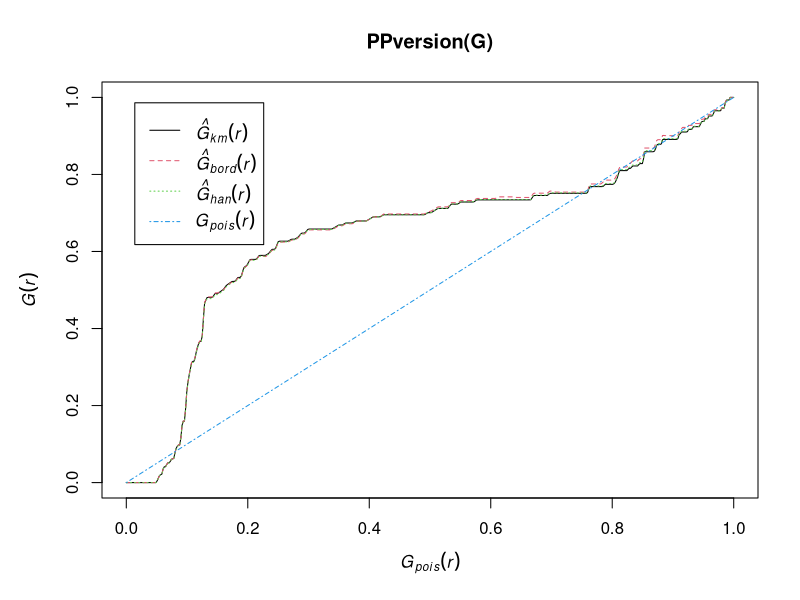
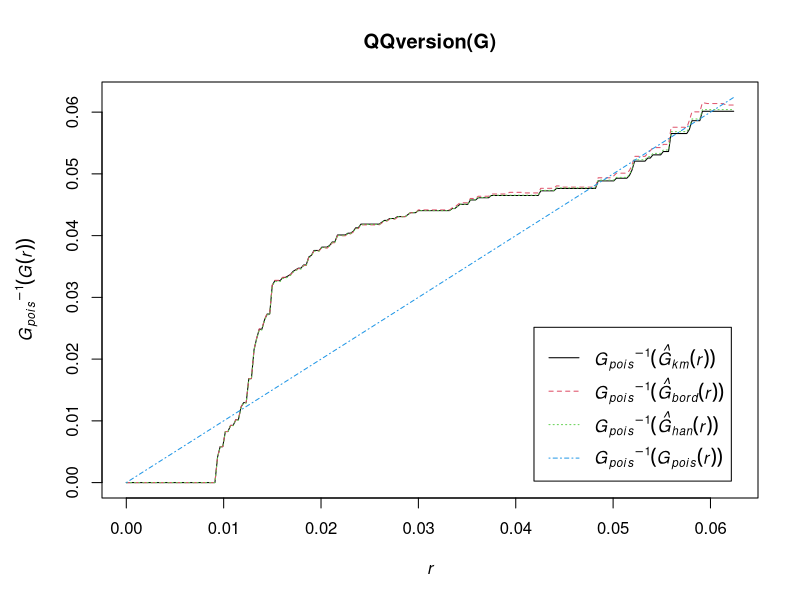

Source code (R) for these figures, in order:
library(spatstat)


### Name: PPversion
### Title: Transform a Function into its P-P or Q-Q Version
### Aliases: PPversion QQversion
### Keywords: spatial nonparametric manip

### ** Examples

  opa <- par(mar=0.1+c(5,5,4,2))
  G <- Gest(redwoodfull)
  plot(PPversion(G))
  plot(QQversion(G))
  par(opa)
